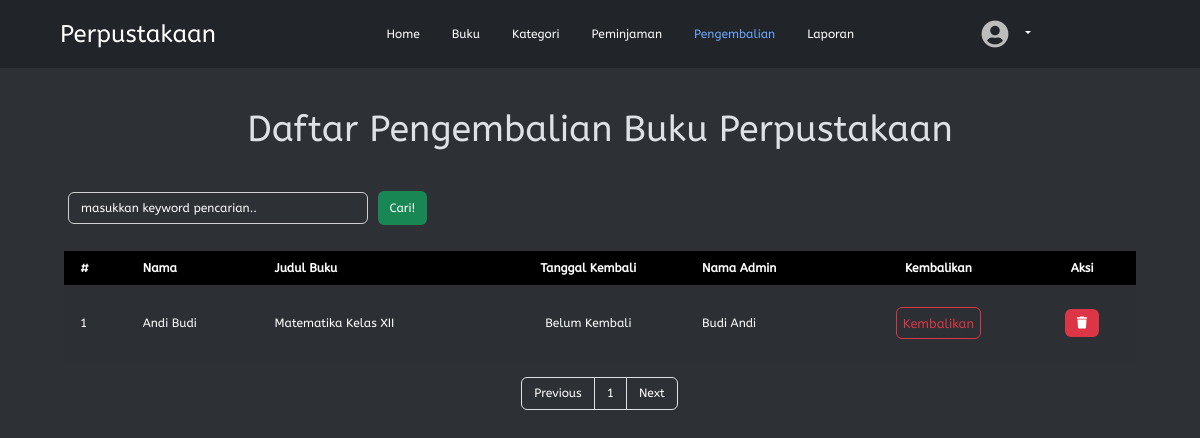
Screenshot of /php/pengembalian/pengembalian.php with the database file from the repository.
### tables this page shows
CREATE TABLE `t_peminjaman` (
  `f_id` int(11) NOT NULL,
  `f_idadmin` int(11) DEFAULT NULL,
  `f_idanggota` int(11) DEFAULT NULL,
  `f_tanggalpeminjaman` date DEFAULT NULL
);

CREATE TABLE `t_anggota` (
  `f_id` int(11) NOT NULL,
  `f_nama` varchar(200) DEFAULT NULL,
  `f_username` varchar(200) NOT NULL,
  `f_password` varchar(200) NOT NULL,
  `f_tempatlahir` varchar(100) DEFAULT NULL,
  `f_tanggallahir` date DEFAULT NULL
);

CREATE TABLE `t_buku` (
  `f_id` int(11) NOT NULL,
  `f_idkategori` int(11) DEFAULT NULL,
  `f_judul` varchar(200) DEFAULT NULL,
  `f_pengarang` varchar(200) DEFAULT NULL,
  `f_penerbit` varchar(200) DEFAULT NULL,
  `f_deskripsi` varchar(700) DEFAULT NULL
);

### php/dbcontroller.php (called while the page is built, shortened)
<?php
class DBConnection {
	private $host = 'localhost';
	private $user = 'root';
	private $password = '';
	private $dbname = 'prausk_sukenmfauzan';
	public $conn;
	public function __construct() {
		$this->conn = mysqli_connect($this->host, $this->user, $this->password, $this->dbname);
	}
	public function getALL($sql)
	{
		$result = mysqli_query($this->conn, $sql);
		while ($row = mysqli_fetch_assoc($result)) {
			$data[] = $row;
		}
		if (!empty($data)) {
			return $data;
		}
	}
	public function rowCOUNT($sql)
	{
		$result = mysqli_query($this->conn, $sql);
		$count = mysqli_num_rows($result);
		return $count;
	}
}
?>

### php/pengembalian/pengembalian.php (the view, shortened to what this page needs)
<?php
require_once '../dbcontroller.php';
$db = new DBConnection();
$jumlahdataperhalaman = 10;
$totaldata = $db->rowCOUNT("SELECT f_id FROM t_detailpeminjaman");
$jumlahhalaman = ceil($totaldata / $jumlahdataperhalaman);
if (isset($_GET['halaman'])) {
	$halamanberapa = $_GET['halaman'];
} else {
	$halamanberapa = 1;
}
$halaman = isset($_GET['halaman']) ? (int) $_GET['halaman'] : 1;
$awaldata = $jumlahdataperhalaman * $halamanberapa - $jumlahdataperhalaman;
$Previous = $halaman - 1;
$Next = $halaman + 1;
$halamanawal =
$halaman > 1 ? $halaman * $jumlahdataperhalaman - $jumlahdataperhalaman : 0;
$query = "SELECT t_anggota.f_nama AS namaanggota, t_peminjaman.f_id, t_detailpeminjaman.f_tanggalkembali, t_buku.f_judul, t_admin.f_nama AS namaadmin,t_detailpeminjaman.f_id as idpengembalian, t_detailbuku.f_id as iddetailbuku
FROM t_peminjaman
INNER JOIN t_admin ON t_peminjaman.f_idadmin=t_admin.f_id
INNER JOIN t_anggota ON t_peminjaman.f_idanggota=t_anggota.f_id
INNER JOIN t_detailpeminjaman ON t_peminjaman.f_id=t_detailpeminjaman.f_idpeminjaman
INNER JOIN t_detailbuku ON t_detailpeminjaman.f_iddetailbuku=t_detailbuku.f_id
INNER JOIN t_buku ON t_detailbuku.f_idbuku=t_buku.f_id ORDER BY t_peminjaman.f_tanggalpeminjaman DESC LIMIT $awaldata, $jumlahdataperhalaman";
$pengembalian = $db->getALL($query);
?>
<!DOCTYPE html>
<html lang="en">
<head>
	<link rel="stylesheet" href="../../assets/style/style.css">
	<link rel="stylesheet" href="../../assets/bootstrap-5.3.0/css/bootstrap.min.css">
	<link rel="stylesheet" href="../../assets/fontawesome/css/all.min.css">
	<link rel="stylesheet" href="../../assets/fontawesome/css/fontawesome.min.css">
	<link rel="stylesheet" href="../../assets/fontawesome/css/solid.min.css">
	<link rel="stylesheet" href="../../node_modules/sweetalert2/dist/sweetalert2.min.css">
</head>
<body data-bs-theme="dark">
	<div class="container-fluid">
		<header class="d-flex flex-wrap align-items-center justify-content-center justify-content-around py-3 px-5">
			<a href="../home/index.php" class="d-flex align-items-center mb-3 mb-md-0 me-md-auto text-white text-decoration-none">
				<span class="fs-4">Perpustakaan</span>
			</a>
			<ul class="nav col-12 col-md-auto mb-2 justify-content-center mb-md-0">
				<li class="nav-item">
					<a href="../home/index.php" class="nav-link text-white" aria-current="page">
						Home
					</a>
				</li>
				<li>
					<a href="../buku/buku.php" class="nav-link text-white">
						Buku
					</a>
				</li>
				<?php if ($_SESSION['level'] == 'Admin' || 'Pustakawan') {
					echo '
					<li>
					<a href="../kategori/kategori.php" class="nav-link text-white">
					Kategori
					</a>
					</li>
					<li>
					<a href="../peminjaman/peminjaman.php" class="nav-link text-white">
					Peminjaman
					</a>
					</li>
					<li>
					<a href="../pengembalian/pengembalian.php" class="nav-link active">
					Pengembalian
					</a>
					</li>';
				}?>
				<?php if ($_SESSION['level'] == 'Admin' || 'Pustakawan') {
					echo '
					<li>
					<a href="../laporan/laporan.php" class="nav-link text-white">
					Laporan
					</a>
					</li>';
				}?>
			</ul>
			<div class="d-flex col-md-3 text-end align-items-center justify-content-center">
					<div class="dropdown text-end">
						<a href="#" class="text-white text-decoration-none dropdown-toggle" data-bs-toggle="dropdown" aria-expanded="false">
							<img src="../../assets/profil/default-profil.png" alt="" width="32" height="32" class="rounded-circle me-2">
						</a>
					</div>
				</div>
			</header>
		</div>
		<div class="content">
			<center><h1>Daftar Pengembalian Buku Perpustakaan</h1></center>
			<form action="" method="post">
				<input type="text" name="keyword" id="keyword" size="40" autofocus placeholder="masukkan keyword pencarian.." autocomplete="off">
				<button type="submit" name="cari" class="tbl-cari">Cari!</button>
			</form>
			<br>
			<div id="container1">
				<table border="0" cellpadding="15" cellspacing="0" id="data-table" class="mb-3">
					<thead>
						<tr>
							<th>#</th>
							<th>Nama</th>
							<th class="text-start">Judul Buku</th>
							<th class="text-center">Tanggal Kembali</th>
							<th>Nama Admin</th>
							<th class="text-center">Kembalikan</th>
							<th><center>Aksi</center></th>
						</tr>
					</thead>
					<?php $i = $halamanawal + 1;
					?>
					<?php if(!empty($pengembalian)) {
						foreach( $pengembalian as $data ) : ?>
						<tr>
							<td><?= $i; ?></td>
							<td><?php if($data['namaanggota'] == '') {echo 'Anggota tidak terdaftar';} else {echo $data['namaanggota'];} ?></td>
							<td class="text-start"><?= $data["f_judul"]; ?></td>
							<td id="tgl" data-tanggal="<?= $data['f_tanggalkembali']; ?>" class="text-center"> <?php
							if ($data['f_tanggalkembali'] == '0000-00-00') {
								echo "Belum Kembali";
							} else {
								echo $data['f_tanggalkembali'];
							} ?> </td>
							<td><?= $data['namaadmin']; ?></td>
							<td id="buttonKembali" class="text-center"><?php if ($data['f_tanggalkembali'] == '0000-00-00') { ?>
								<button type='button' class='btn btn-outline-danger id-detail kembalikan' data-iddetailbuku="<?= $data['iddetailbuku']; ?>" data-idpengembalian="<?= $data['idpengembalian']; ?>">Kembalikan</button>
							<?php } else { ?>
								<button type='button' class='btn btn-outline-success id-detail sudah-kembali' data-iddetailbuku="<?= $data['iddetailbuku']; ?>" data-idpengembalian="<?= $data['idpengembalian']; ?>">Sudah Kembali</button>
								<?php } ?> </td>
								<td>
									<center>
										<a href="hapusPengembalian.php?id=<?= $data["idpengembalian"]; ?>""><i class="fa-sharp fa-solid fa-trash tbl-hapus"></i></a>
									</center>
								</td>
							</tr>
							<?php $i++; ?>
						<?php endforeach;}?>
					</table>
					<div class="pagination-flex">
						<div class="pagination">
							<ul class="page-list">
								<li class="page-item">
									<a class="page-link" <?php if ($halaman > 1) {
										echo "href='?halaman=$Previous'";
									} ?>>Previous</a>
								</li>
								<?php for ($i = 1; $i <= $jumlahhalaman; $i++): ?>
									<li class="page-item"><a class="page-link" href="?halaman=<?= $i ?>"><?= $i ?></a></li>
								<?php endfor; ?>
								<li class="page-item">
									<a  class="page-link" <?php if (
										$halaman < $jumlahhalaman
									) {
										echo "href='?halaman=$Next'";
									} ?>>Next</a>
								</li>
							</ul>
						</div>
					</div>
				</div>
		</body>
		</html>

### assets/style/style.css (style rules this page uses)
* { box-sizing: border-box; font-family: 'AbeeZee', sans-serif; transition: all 0.5s ease; scroll-behavior: smooth; margin: 0; padding: 0; }
body { font-family: 'AbeeZee', sans-serif; background-color: #2e2e2e; font-size: 12px !important; max-width: 100%; height: 100%; color: #fff; }
.content { padding: 2rem 4rem; background-color: #2D3135; display: block; width: 100%; min-height: 100vh; }
table { width: 100%; color: #fff; margin-bottom: .5rem; border-collapse: unset !important ; border: none; }
table tr { border: 1px solid #000; }
table tr th { text-align: left; padding: 8px; height: 25px; }
table tr td { overflow: hidden; text-align: left; padding: 2px 8px 4px 8px; }
#keyword { background-color: #2D3135; color: #fff; border: 1px solid rgb(207, 207, 207); border-radius: 0.375rem; padding: 6px 12px 6px 12px; width: 300px; margin: 0px 4px 0px 4px; font-size: 12px; font-weight: normal; line-height: 1.5; transition: border-color .15s ease-in-out, box-shadow .15s ease-in-out; }
#keyword::placeholder { color: #fff; font-family: 'AbeeZee'; }
input[type="text"] { background-color: #2D3135; color: #fff; border: 1px solid rgb(207, 207, 207); border-radius: 0.375rem; padding: 6px 12px 6px 12px; width: 100%; margin: 0px 4px 10px 0px; font-size: 1rem; font-weight: normal; line-height: 1.5; transition: border-color .15s ease-in-out, box-shadow .15s ease-in-out; }
.tbl-cari { background-color: #198754; border: none; color: rgb(255, 255, 255); padding: 8px 12px; text-align: center; text-decoration: none; display: inline-block; margin: 8px 2px; cursor: pointer; border-radius: 0.375rem; }
.tbl-hapus { background-color: #dc3545; border: none; color: rgb(255, 255, 255); padding: 8px 12px; text-align: center; text-decoration: none; display: inline-block; margin: 8px 2px; cursor: pointer; border-radius: 0.375rem; }
.pagination { display: inline-block; box-sizing: border-box; }
.page-item:first-child .page-link { margin-left: 0; border-top-left-radius: 0.25rem; border-bottom-left-radius: 0.25rem; box-sizing: border-box; }
.page-item:last-child .page-link { margin-left: 0; border-top-right-radius: 0.25rem; border-bottom-right-radius: 0.25rem; box-sizing: border-box; }
.pagination .page-list { display: flex; padding-left: 0; list-style: none; border-radius: 0.25rem; flex-direction: row; flex-wrap: nowrap; box-sizing: border-box; }
.pagination .page-list .page-link { position: relative; display: block; padding: 0.5rem 0.75rem; margin-left: -1px; line-height: 1.25; color: #ffffff; background-color:#2D3135; border: 1px solid #dee2e6; text-decoration: none; box-sizing: border-box; font-size: 12px; }
.pagination-flex { display: flex; flex-direction: row; flex-wrap: nowrap; justify-content: center; align-items: center; align-content: stretch; margin-bottom: 1.5rem; }

### php/pengembalian/pengembalian.php (style rules this page uses)
table { border: none; }
table tr td { padding: 1rem; }
table thead tr th { background-color: #000; color: #fff; padding: .5rem 1rem; }
table tr:nth-child(odd) { background-color: #2c3034; }
h1 { font-size: 2.25rem; margin: .5rem 0 2rem 0; }
.btn { padding: .35rem .375rem; font-size: .8rem; }

### rows the page displays
t_peminjaman: f_idanggota.f_nama "Andi Budi", t_buku.f_judul "Matematika Kelas XII", f_idadmin.f_nama "Budi Andi"
